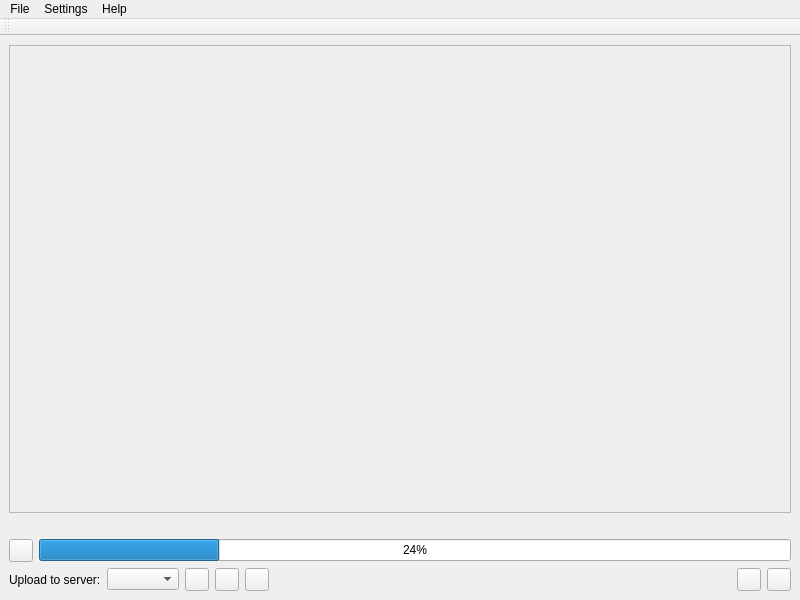
<?xml version="1.0" encoding="UTF-8"?>
<ui version="4.0">
 <class>Screenshot</class>
 <widget class="QMainWindow" name="Screenshot">
  <property name="geometry">
   <rect>
    <x>0</x>
    <y>0</y>
    <width>800</width>
    <height>600</height>
   </rect>
  </property>
  <property name="windowTitle">
   <string>Screenshot</string>
  </property>
  <widget class="QWidget" name="centralwidget">
   <layout class="QVBoxLayout" name="verticalLayout">
    <item>
     <widget class="QScrollArea" name="scrollArea">
      <property name="widgetResizable">
       <bool>true</bool>
      </property>
      <property name="alignment">
       <set>Qt::AlignCenter</set>
      </property>
      <widget class="QWidget" name="scrollAreaWidgetContents">
       <property name="geometry">
        <rect>
         <x>0</x>
         <y>0</y>
         <width>780</width>
         <height>440</height>
        </rect>
       </property>
       <property name="sizePolicy">
        <sizepolicy hsizetype="Expanding" vsizetype="Expanding">
         <horstretch>0</horstretch>
         <verstretch>0</verstretch>
        </sizepolicy>
       </property>
       <layout class="QVBoxLayout" name="verticalLayout_2">
        <property name="spacing">
         <number>0</number>
        </property>
        <property name="margin">
         <number>0</number>
        </property>
        <item>
         <widget class="PixmapWidget" name="lb_pixmap" native="true">
          <property name="sizePolicy">
           <sizepolicy hsizetype="Expanding" vsizetype="Expanding">
            <horstretch>0</horstretch>
            <verstretch>0</verstretch>
           </sizepolicy>
          </property>
         </widget>
        </item>
       </layout>
      </widget>
     </widget>
    </item>
    <item>
     <widget class="QLabel" name="lb_url">
      <property name="text">
       <string/>
      </property>
      <property name="openExternalLinks">
       <bool>true</bool>
      </property>
     </widget>
    </item>
    <item>
     <layout class="QHBoxLayout" name="horizontalLayout_2">
      <item>
       <widget class="QToolButton" name="pb_cancel">
        <property name="toolTip">
         <string>Cancel uploading</string>
        </property>
        <property name="text">
         <string/>
        </property>
       </widget>
      </item>
      <item>
       <widget class="QProgressBar" name="progressBar">
        <property name="value">
         <number>24</number>
        </property>
       </widget>
      </item>
     </layout>
    </item>
    <item>
     <layout class="QHBoxLayout" name="horizontalLayout_3">
      <item>
       <widget class="QLabel" name="label">
        <property name="text">
         <string>Upload to server:</string>
        </property>
       </widget>
      </item>
      <item>
       <widget class="QComboBox" name="cb_servers"/>
      </item>
      <item>
       <widget class="QToolButton" name="pb_upload">
        <property name="focusPolicy">
         <enum>Qt::ClickFocus</enum>
        </property>
        <property name="toolTip">
         <string>Upload Screenshot to selected server</string>
        </property>
        <property name="text">
         <string/>
        </property>
       </widget>
      </item>
      <item>
       <widget class="QToolButton" name="pb_save">
        <property name="focusPolicy">
         <enum>Qt::ClickFocus</enum>
        </property>
        <property name="toolTip">
         <string>Save Screenshot to Local Drive</string>
        </property>
        <property name="text">
         <string/>
        </property>
       </widget>
      </item>
      <item>
       <widget class="QToolButton" name="pb_print">
        <property name="focusPolicy">
         <enum>Qt::ClickFocus</enum>
        </property>
        <property name="toolTip">
         <string>Print Screenshot</string>
        </property>
        <property name="text">
         <string/>
        </property>
       </widget>
      </item>
      <item>
       <spacer name="horizontalSpacer_2">
        <property name="orientation">
         <enum>Qt::Horizontal</enum>
        </property>
        <property name="sizeHint" stdset="0">
         <size>
          <width>0</width>
          <height>0</height>
         </size>
        </property>
       </spacer>
      </item>
      <item>
       <widget class="QToolButton" name="pb_open">
        <property name="focusPolicy">
         <enum>Qt::ClickFocus</enum>
        </property>
        <property name="toolTip">
         <string>Open image from Local Drive</string>
        </property>
        <property name="text">
         <string/>
        </property>
       </widget>
      </item>
      <item>
       <widget class="QToolButton" name="pb_new_screenshot">
        <property name="focusPolicy">
         <enum>Qt::ClickFocus</enum>
        </property>
        <property name="toolTip">
         <string>New Screenshot</string>
        </property>
        <property name="text">
         <string/>
        </property>
       </widget>
      </item>
     </layout>
    </item>
   </layout>
  </widget>
  <widget class="ToolBar" name="tb_bar">
   <property name="windowTitle">
    <string>toolBar</string>
   </property>
   <attribute name="toolBarArea">
    <enum>TopToolBarArea</enum>
   </attribute>
   <attribute name="toolBarBreak">
    <bool>false</bool>
   </attribute>
  </widget>
  <widget class="QMenuBar" name="menuBar">
   <property name="enabled">
    <bool>true</bool>
   </property>
   <property name="geometry">
    <rect>
     <x>0</x>
     <y>0</y>
     <width>800</width>
     <height>25</height>
    </rect>
   </property>
   <widget class="QMenu" name="menuFile">
    <property name="title">
     <string>File</string>
    </property>
    <addaction name="actionNew_Screenshot"/>
    <addaction name="separator"/>
    <addaction name="actionOpen_Image"/>
    <addaction name="actionSave"/>
    <addaction name="actionUpload"/>
    <addaction name="actionPrint"/>
    <addaction name="separator"/>
    <addaction name="actionHistory"/>
    <addaction name="separator"/>
    <addaction name="actionExit"/>
   </widget>
   <widget class="QMenu" name="menuSettings">
    <property name="title">
     <string>Settings</string>
    </property>
    <addaction name="actionOptions"/>
   </widget>
   <widget class="QMenu" name="menuAbout">
    <property name="title">
     <string>Help</string>
    </property>
    <addaction name="actionHome_page"/>
    <addaction name="separator"/>
    <addaction name="actionAbout_Qt"/>
   </widget>
   <addaction name="menuFile"/>
   <addaction name="menuSettings"/>
   <addaction name="menuAbout"/>
  </widget>
  <action name="actionOpen_Image">
   <property name="text">
    <string>Open</string>
   </property>
  </action>
  <action name="actionSave">
   <property name="text">
    <string>Save</string>
   </property>
  </action>
  <action name="actionPrint">
   <property name="text">
    <string>Print</string>
   </property>
  </action>
  <action name="actionNew_Screenshot">
   <property name="text">
    <string>New Screenshot</string>
   </property>
  </action>
  <action name="actionExit">
   <property name="text">
    <string>Exit</string>
   </property>
  </action>
  <action name="actionProxy_Settings">
   <property name="text">
    <string>Proxy Settings</string>
   </property>
  </action>
  <action name="actionOptions">
   <property name="text">
    <string>Options</string>
   </property>
  </action>
  <action name="actionHistory">
   <property name="text">
    <string>History</string>
   </property>
  </action>
  <action name="actionAbout_Qt">
   <property name="text">
    <string>About Qt</string>
   </property>
  </action>
  <action name="actionHome_page">
   <property name="text">
    <string>Home page</string>
   </property>
  </action>
  <action name="actionUpload">
   <property name="text">
    <string>Upload</string>
   </property>
  </action>
 </widget>
 <customwidgets>
  <customwidget>
   <class>ToolBar</class>
   <extends>QToolBar</extends>
   <header>toolbar.h</header>
  </customwidget>
  <customwidget>
   <class>PixmapWidget</class>
   <extends>QWidget</extends>
   <header>pixmapwidget.h</header>
   <container>1</container>
  </customwidget>
 </customwidgets>
 <resources/>
 <connections/>
</ui>
